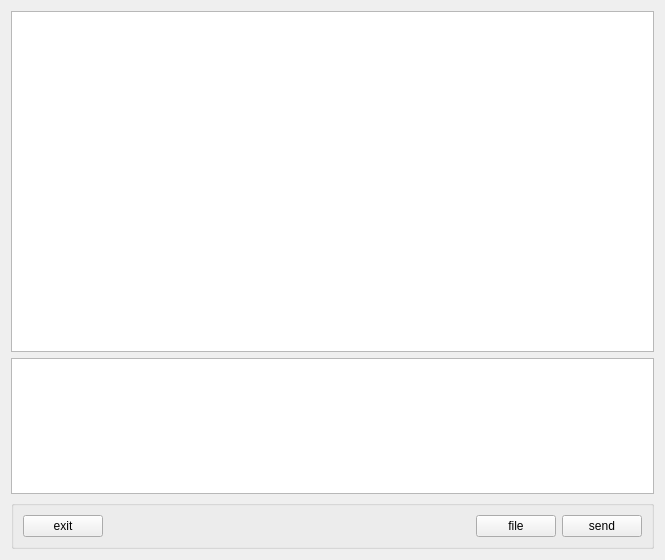
<?xml version="1.0" encoding="UTF-8"?>
<ui version="4.0">
 <class>ChatingWidget</class>
 <widget class="QWidget" name="ChatingWidget">
  <property name="geometry">
   <rect>
    <x>0</x>
    <y>0</y>
    <width>665</width>
    <height>560</height>
   </rect>
  </property>
  <property name="windowTitle">
   <string>Form</string>
  </property>
  <layout class="QGridLayout" name="gridLayout" rowstretch="5,2,0">
   <item row="0" column="0">
    <widget class="QTextEdit" name="recvTextEdit"/>
   </item>
   <item row="1" column="0">
    <widget class="QTextEdit" name="sendTextEdit"/>
   </item>
   <item row="2" column="0">
    <widget class="QGroupBox" name="groupBox">
     <property name="title">
      <string/>
     </property>
     <layout class="QHBoxLayout" name="horizontalLayout">
      <item>
       <widget class="QPushButton" name="exitButton">
        <property name="text">
         <string>exit</string>
        </property>
       </widget>
      </item>
      <item>
       <spacer name="horizontalSpacer">
        <property name="orientation">
         <enum>Qt::Horizontal</enum>
        </property>
        <property name="sizeHint" stdset="0">
         <size>
          <width>316</width>
          <height>20</height>
         </size>
        </property>
       </spacer>
      </item>
      <item>
       <widget class="QPushButton" name="fileButton">
        <property name="text">
         <string>file</string>
        </property>
       </widget>
      </item>
      <item>
       <widget class="QPushButton" name="sendButton">
        <property name="text">
         <string>send</string>
        </property>
       </widget>
      </item>
     </layout>
    </widget>
   </item>
  </layout>
 </widget>
 <resources/>
 <connections/>
</ui>
